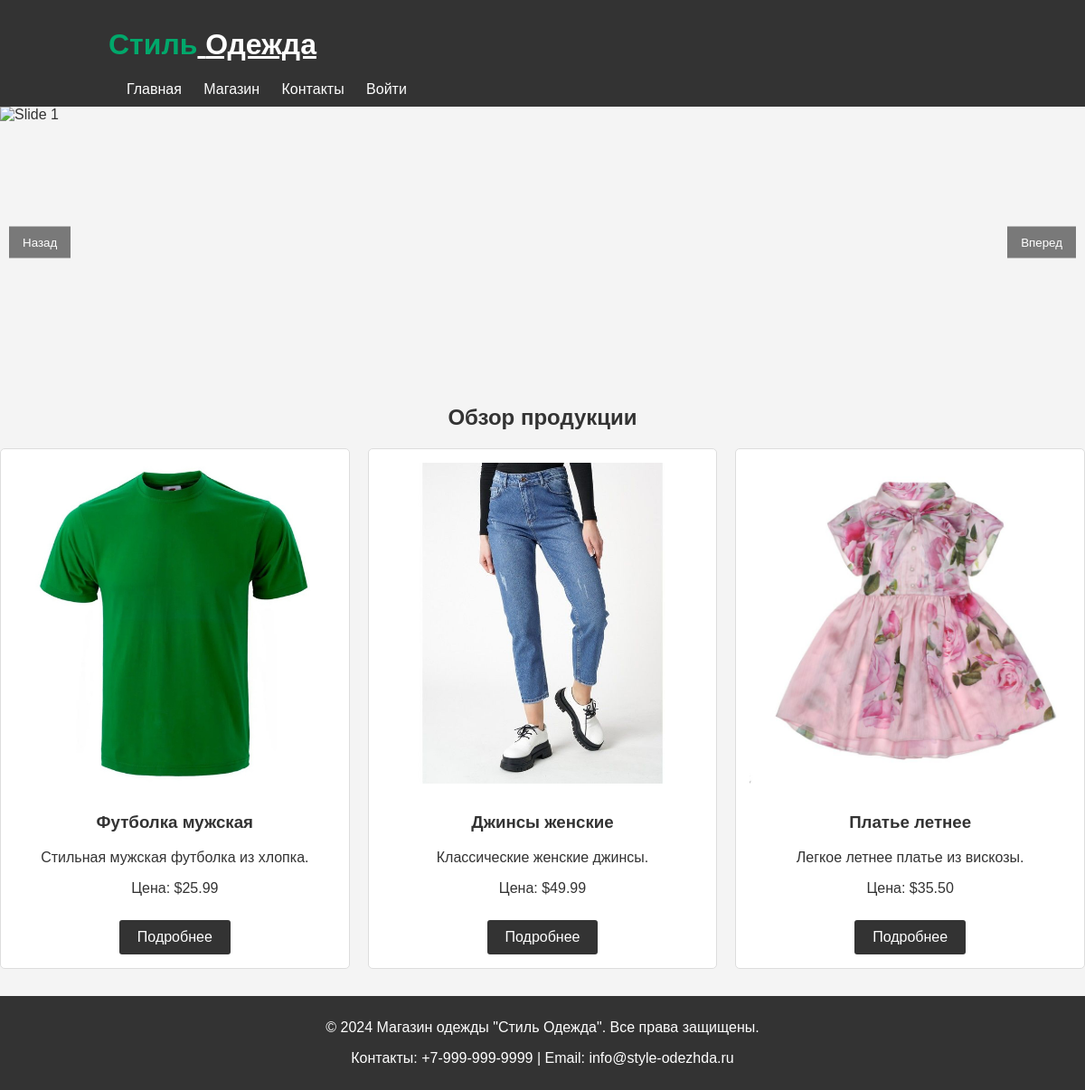
The page / on the database its author committed.
### tables this page shows
CREATE TABLE IF NOT EXISTS products (
    id INT AUTO_INCREMENT PRIMARY KEY,
    name VARCHAR(255) NOT NULL,
    description TEXT,
    price DECIMAL(10, 2) NOT NULL,
    image VARCHAR(255) NOT NULL,
    category_id INT,
    stock_quantity INT NOT NULL,
    FOREIGN KEY (category_id) REFERENCES categories(id)
);

### index.php (the view, shortened to what this page needs)
<?php include 'includes/header.php'; ?>
<div class="slider">
    <div class="slides">
        <div class="slide"><img src="images/slide1.jpg" alt="Slide 1"></div>
    </div>
    <div class="slider-buttons">
        <button class="prev">Назад</button>
        <button class="next">Вперед</button>
    </div>
</div>
<div class="product-overview">
    <h2>Обзор продукции</h2>
    <div class="product-grid">
        <?php
        include 'includes/db_connect.php';
        $stmt = $pdo->query('SELECT * FROM products LIMIT 3');
        while ($row = $stmt->fetch()) {
            echo '<div class="product-card">';
            echo '<img src="' . $row['image'] . '" alt="' . $row['name'] . '">';
            echo '<h3>' . $row['name'] . '</h3>';
            echo '<p>' . $row['description'] . '</p>';
            echo '<p>Цена: $' . $row['price'] . '</p>';
            echo '<a href="product.php?id=' . $row['id'] . '" class="button">Подробнее</a>';
            echo '</div>';
        }
        ?>
    </div>
</div>
<?php include 'includes/footer.php'; ?>

### styles/style.css (style rules this page uses)
body { font-family: Arial, sans-serif; margin: 0; padding: 0; background-color: #f4f4f4; color: #333; }
.slider { position: relative; width: 100%; height: 300px; overflow: hidden; margin-bottom: 30px; }
.slides { display: flex; transition: transform 0.5s ease-in-out; }
.slide { min-width: 100%; box-sizing: border-box; }
.slide img { width: 100%; height: 300px; object-fit: cover; }
.slider-buttons button { position: absolute; top: 50%; transform: translateY(-50%); background-color: rgba(0, 0, 0, 0.5); color: white; border: none; padding: 10px 15px; cursor: pointer; z-index: 2; }
.slider-buttons .prev { left: 10px; }
.slider-buttons .next { right: 10px; }
.product-overview { margin-bottom: 30px; text-align: center; }
.product-overview h2 { margin-bottom: 20px; }
.product-grid { display: grid; grid-template-columns: repeat(auto-fit, minmax(250px, 1fr)); gap: 20px; }
.product-card { background-color: #fff; border: 1px solid #ddd; padding: 15px; text-align: center; border-radius: 5px; }
.product-card img { max-width: 100%; height: auto; margin-bottom: 10px; }
.button { background-color: #333; color: #fff; border: none; padding: 10px 20px; border-radius: 3px; cursor: pointer; text-decoration: none; display: inline-block; margin-top: 10px; }

### rows shown on the page
products: image (picture), name "Футболка мужская", description "Стильная мужская футболка из хлопка.", price "25.99"
products: image (picture), name "Джинсы женские", description "Классические женские джинсы.", price "49.99"
products: image (picture), name "Платье летнее", description "Легкое летнее платье из вискозы.", price "35.50"
